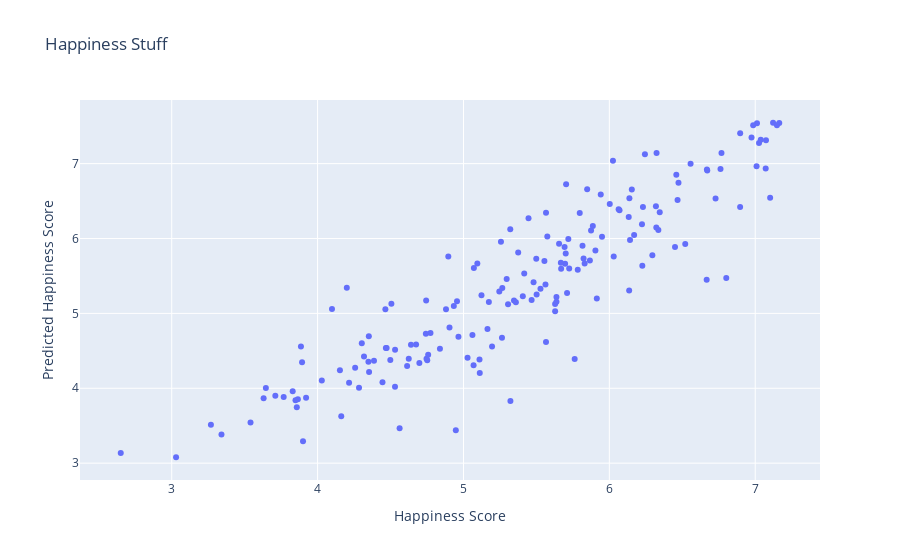

Notebook code cell kept with this figure:
### Code cell
trace = go.Scatter(
    x= lm2.predict(X2),
    y= No_country.Happiness_Score,
    mode = 'markers'
)

data = [trace]
layout = go.Layout(
title = 'Happiness Stuff',
xaxis=dict(
    title = 'Happiness Score')
    ,
yaxis = dict(
title='Predicted Happiness Score')
    )
fig = go.Figure(data=data, layout=layout)
iplot(fig)

### Figure 1 — Plotly figure (JSON) as saved in the notebook; plotly's stock layout.template omitted (floating-point values rounded to 4 significant figures; data arrays with more than 128 entries replaced by an {"elided": "..."} marker saying what was removed)
{"data": [{"mode": "markers", "type": "scatter", "x": {"elided": "170 float values"}, "y": {"elided": "170 float values"}}], "layout": {"title": {"text": "Happiness Stuff"}, "xaxis": {"title": {"text": "Happiness Score"}}, "yaxis": {"title": {"text": "Predicted Happiness Score"}}}}
